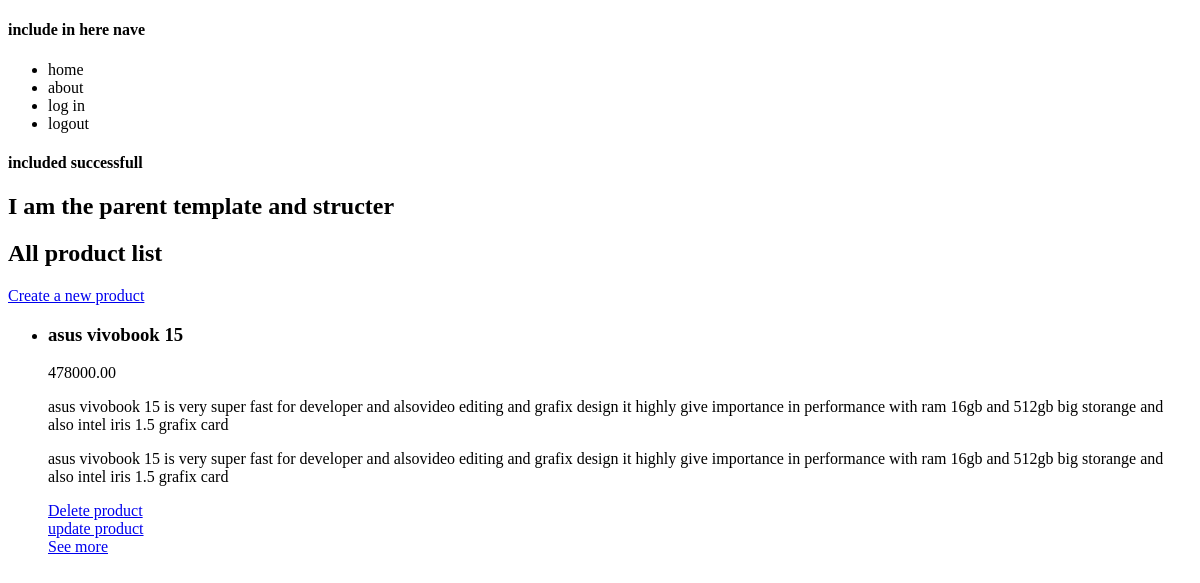
/products, run on an earlier commit of the app's database.
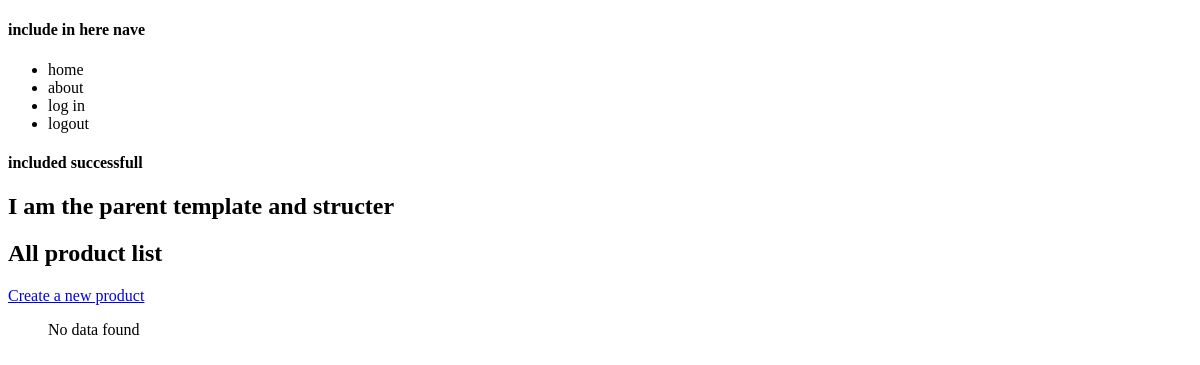
And on a later commit of the database.
### home/models.py (models this page shows, shortened)
class Products_detail(models.Model):
  product_name=models.CharField(max_length=100)
  product_price=models.DecimalField(max_digits=10,decimal_places=2,default=0.00)
  product_type=models.CharField(max_length=80)
  product_description=models.TextField()
  adding_date=models.DateTimeField(auto_now_add=True)
  last_update=models.DateTimeField(auto_now=True)
  like_quantity=models.IntegerField()
  product_tags=models.ManyToManyField(Tag,related_name="used_product",related_query_name="used_product_field")

### home/views.py (the view)
# urls.py: path('products', views.products, name="products"),
def products(request):
    all_products=Products_detail.objects.order_by("-last_update")
    context={"products":all_products}
    return render(request,"home/products.html",context)

### home/templates/home/products.html (shortened to what this page needs)
{% extends "./base.html" %} {% block title %} products page {% endblock title %} {% block content %}
<h2>All product list</h2>
<a href='{% url "home:newproducts" %}'>Create a new product</a>
<ul>
  {% for product in products %}
  <li>
    <h3>{{product.product_name}}</h3>
    <p>{{product.product_price}}</p>
    <p>{{product.product_description}}</p>
    <p>{{product.product_description}}</p>
    <a href='{% url "home:deleteform" pk=product.id %}'>Delete product</a>
    <br />
    <a href='{% url "home:updateform" pk=product.id %}'>update product</a>
    <br />
    <a href='{% url "home:product" pk=product.id %}'>See more</a>
  </li>
  {% empty %} No data found {% endfor %}
</ul>
{% endblock content %}

What changed in the data, as far as the page shows it:
removed Products_detail: product_name "asus vivobook 15", product_price "478000.00", product_description "asus vivobook 15 is very super fast for developer and alsovideo editing and grafix design it highly give importance in performance with ram 16gb and 512gb big storange and also intel iris 1.5 grafix card"
Also different on the page:
text now shown: "No data found"
